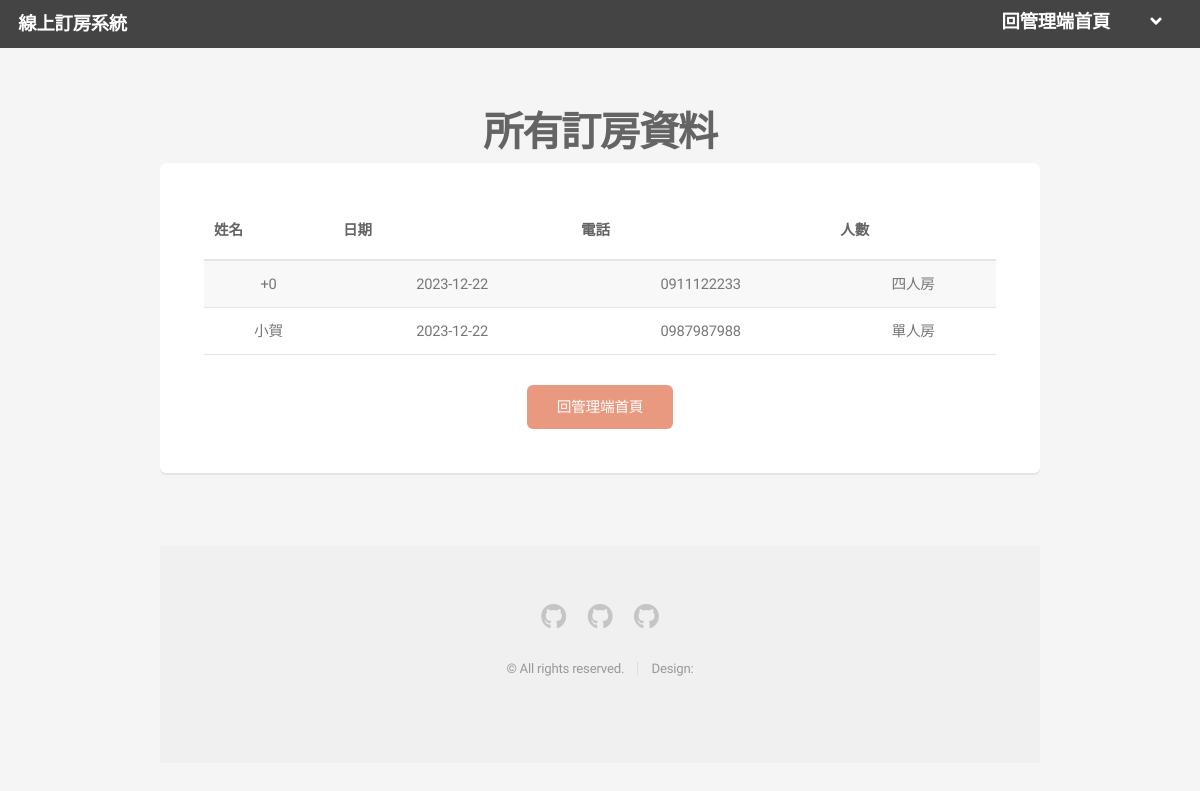
The page /adminalldata (signed in) on the database as committed earlier.
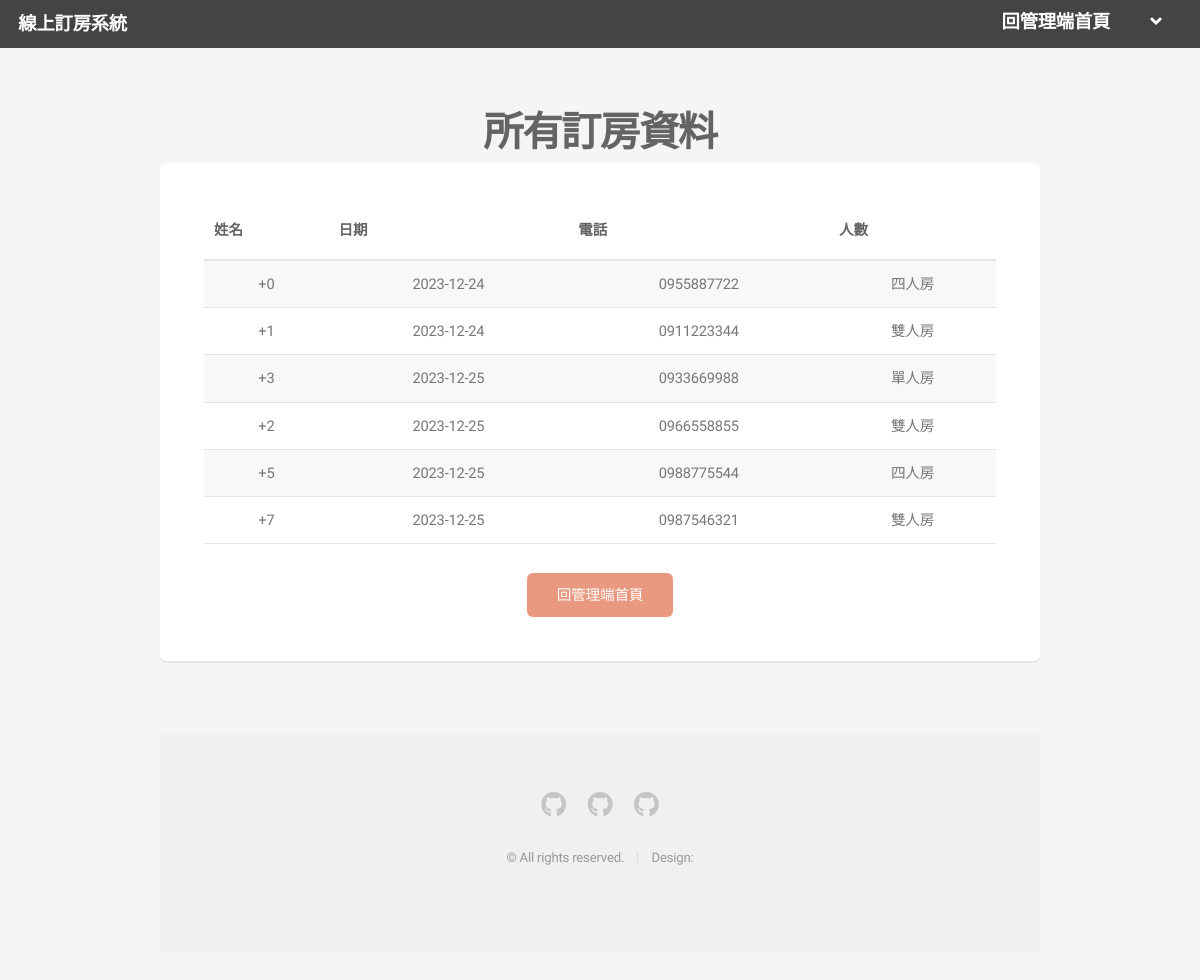
The same page on the database as committed later.
### tables this page shows
CREATE TABLE Booking(
                iid INTEGER PRIMARY KEY autoincrement,
                Name TEXT NOT NULL,
                Day TEXT NOT NULL,
                Phone TEXT UNIQUE NOT NULL,
                Roomtype INTEGER NOT NULL,
                Email TEXT
                );

### app.py (the view)
@app.route("/adminalldata")  # 管理端列出所有資料
def AdminAlldata():
    if "loginAdminId" in session:
        return render_template("AdminAllBooking.html", DBfatch=DBAll())
    return render_template("msg.html", msg="請從主頁登入")

### lib.py (called while the page is built)
def DBAll() -> tuple:
    try:
        conn = sqlite3.connect(DB_PATH)  # 連接資料庫
        cursor = conn.cursor()  # 建立cursor物件
        cursor.execute("SELECT * FROM Booking")
        data = cursor.fetchall()
        conn.close()
        return data
    except sqlite3.Error as error:
        print(f"執行 SELECT 操作時發生錯誤：{error}")

### templates/AdminAllBooking.html (shortened to what this page needs)
<!DOCTYPE HTML>
<html>
	<head>
		<link rel="stylesheet" href="{{ url_for('static', filename= 'css/main.css') }}" />
	</head>
	<body class="is-preload">
		<div id="page-wrapper">
				<header id="header">
					<h1><a href="{{ url_for('Administration') }}">線上訂房系統</a></h1>
					<nav id="nav">
						<ul>
							<li><a href="{{ url_for('Administration') }}">回管理端首頁</a></li>
							<li>
								<a href="#" class="icon solid fa-angle-down"></a>
							</li>
						</ul>
					</nav>
				</header>
				<section id="main" class="container">
					<header>
						<h2>所有訂房資料</h2>
                        <div class="row">
                            <div class="col-12">
                                    <section class="box">
                                        <div class="table-wrapper">
                                            <table>
                                                <thead>
                                                    <tr>
                                                        <th><h4>姓名</h4></th>
														<th><h4>日期</h4></th>
                                                        <th><h4>電話</h4></th>
                                                        <th><h4>人數</h4></th>
                                                    </tr>
                                                </thead>
                                                <tbody>
                                                    {% for Data in DBfatch %}
                                                    <tr>
                                                        <td>{{ Data[1] }}</td>
                                                        <td>{{ Data[2] }}</td>
														<td>{{ Data[3] }}</td>
														<td>{{ Data[4] }}</td>
                                                    </tr>
                                                    {% endfor %}
                                                </tbody>
                                            </table>
                                        </div>
						<ul class="actions special">
							<li><a href="{{ url_for('Administration') }}#booking" class="button primary">回管理端首頁</a></li>
						</ul>
					</header>
				<footer id="footer">
					<ul class="icons">
						<li><a href="#" class="icon brands fa-github"><span class="label">Github</span></a></li>
						<li><a href="#" class="icon brands fa-github"><span class="label">Github</span></a></li>
						<li><a href="#" class="icon brands fa-github"><span class="label">Github</span></a></li>
					</ul>
					<ul class="copyright">
						<li>&copy; All rights reserved.</li><li>Design: </li>
					</ul>
				</footer>
		</div>
	</body>
</html>

Rows that differ between the two databases and show on the page:
changed Booking (number 1 of 6 on the later page): Day "2023-12-22" → "2023-12-24"; Phone "0911122233" → "0955887722"
changed Booking (number 2 of 6 on the later page): Name "小賀" → "+1"; Day "2023-12-22" → "2023-12-24"; Phone "0987987988" → "0911223344"; Roomtype "單人房" → "雙人房"
added Booking: Name "+3", Day "2023-12-25", Phone "0933669988", Roomtype "單人房"
added Booking: Name "+2", Day "2023-12-25", Phone "0966558855", Roomtype "雙人房"
added Booking: Name "+5", Day "2023-12-25", Phone "0988775544", Roomtype "四人房"
added Booking: Name "+7", Day "2023-12-25", Phone "0987546321", Roomtype "雙人房"
